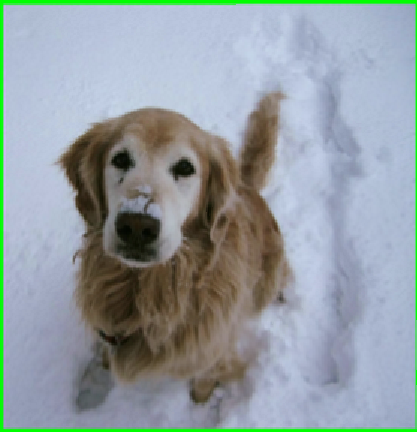
#> input picture ori.png, 417 x 432 px
$ python mobius_transformations.py
#> lines starting #> are read from the running program, lines starting #| are printed output that depends on the picture
import cv2, time
import numpy as np
import math as m
from scipy.interpolate import RectBivariateSpline
from scipy.ndimage import map_coordinates
from numpy import pi as PI

### Apply tranformations
def get_abcd_from_3points(z1, z2, z3, w1, w2, w3):
    a = np.linalg.det(np.array([[z1*w1,w1,1],[z2*w2,w2,1],[z3*w3,w3,1]]))
    b = np.linalg.det(np.array([[z1*w1,z1,w1],[z2*w2,z2,w2],[z3*w3,z3,w3]]))
    c = np.linalg.det(np.array([[z1,w1,1],[z2,w2,1],[z3,w3,1]]))
    d = np.linalg.det(np.array([[z1*w1,z1,1],[z2*w2,z2,1],[z3*w3,z3,1]]))
    return a,b,c,d

def _clockwise_twist(x, y):
    z1, z2, z3 = complex(1, 0.5*y), complex(0.5*x , 0.8*y), complex(0.6*x, 0.5*y)
    w1 = complex(0.5*x, y-1)
    w2 = complex(0.5*x+0.3*m.sin(0.4*PI)*y, 0.5*y+0.3*m.cos(0.4*PI)*y)
    w3 = complex(0.5*x+0.1*m.cos(0.1*PI)*y, 0.5*y-0.1*m.sin(0.1*PI)*x)
    return get_abcd_from_3points(z1, z2, z3, w1, w2, w3)

def _clockwise_half_twist(x, y):
    z1, z2, z3 = complex(1, 0.5*y), complex(0.5*x , 0.8*y), complex(0.6*x, 0.5*y)
    w1 = complex(0.5*x, y-1)
    w2 = complex(0.5*x+0.4*y, 0.5*y)
    w3 = complex(0.5*x, 0.5*y-0.1*x)
    return get_abcd_from_3points(z1, z2, z3, w1, w2, w3)

def _spread(x, y):
    z1, z2, z3 = complex(0.3*x, 0.5*y), complex(0.5*x, 0.7*y), complex(0.7*x, 0.5*y)
    w1, w2, w3 = complex(0.2*x, 0.5*y), complex(0.5*x, 0.8*y), complex(0.8*x, 0.5*y)
    return get_abcd_from_3points(z1, z2, z3, w1, w2, w3)

def _spread_twist(x, y):
    z1, z2, z3 = complex(0.3*x, 0.3*y), complex(0.6*x, 0.8*y), complex(0.7*x, 0.3*y)
    w1, w2, w3 = complex(0.2*x, 0.3*y), complex(0.6*x, 0.9*y), complex(0.8*x, 0.2*y)
    return get_abcd_from_3points(z1, z2, z3, w1, w2, w3)

def _counter_clockwise_twist(x, y):
    z1, z2, z3 = complex(1, 0.5*y), complex(0.5*x , 0.8*y), complex(0.6*x, 0.5*y)
    w1 = complex(0.5*x, y-1)
    w2 = complex(0.5*x+0.4*y, 0.5*y)
    w3 = complex(0.5*x, 0.5*y-0.1*x)
    return get_abcd_from_3points(z1, z2, z3, w1, w2, w3)

def _counter_clockwise_half_twist(x, y):
    z1, z2, z3 = complex(1, 0.5*y), complex(0.5*x , 0.8*y), complex(0.6*x, 0.5*y)
    w1 = complex(0.5*x, y-1)
    w2 = complex(0.5*x+0.3*m.sin(0.4*PI)*y, 0.5*y+0.3*m.cos(0.4*PI)*y)
    w3 = complex(0.5*x+0.1*m.cos(0.1*PI)*x, 0.5*y-0.1*m.sin(0.1*PI)*x)
    return get_abcd_from_3points(z1, z2, z3, w1, w2, w3)

def _inverse(x, y):
    z1, z2, z3 = complex(0.3*x, 0.5*y), complex(0.5*x, 0.9*y), complex(x-1, 0.5*y)
    w1, w2, w3 = complex(x-1, 0.5*y), complex(0.5*x, 0.1*y), complex(1, 0.5*y)
    return get_abcd_from_3points(z1, z2, z3, w1, w2, w3)

def _inverse_spread(x, y):
    z1, z2, z3 = complex(0.1*x, 0.5*y), complex(0.5*x, 0.8*y), complex(0.9*x, 0.5*y)
    w1, w2, w3 = complex(x-1, 0.5*y), complex(0.5*x, 0.1*y), complex(1, 0.5*y)
    return get_abcd_from_3points(z1, z2, z3, w1, w2, w3)

def get_in_location_for_out_location(pts_out, a, b, c, d):
    # pts_out shape 2 x (num pixels)
    A = np.array([[a.real], [a.imag]])
    B = np.array([[b.real], [b.imag]])
    C = np.array([[c.real, -c.imag],[c.imag, c.real]])
    D = np.array([[d.real, -d.imag],[d.imag, d.real]])
    pts_in = np.empty_like(pts_out)
    W = pts_out # shape 2 x
    DW = D@W
    CW = C@W
    B_DW = B - DW
    CW_A = CW - A
    CW_A_2 = (CW_A**2).sum(axis=0)
    O1 = (B_DW*CW_A).sum(axis=0)/CW_A_2
    B_DW_T = -1*B_DW[0,:]
    B_DW[0,:] = B_DW[1,:]
    B_DW[1,:] = B_DW_T
    O2 = (B_DW*CW_A).sum(axis=0)/CW_A_2
    pts_in[0,:] = O1
    pts_in[1,:] = O2
    return pts_in

def get_out_location_for_in_location(pts_in, a, b, c, d):
    # pts_in shape 2 x (num pixels)
    A = np.array([[a.real, -a.imag], [a.imag, a.real]])
    B = np.array([[b.real], [b.imag]])
    C = np.array([[c.real, -c.imag], [c.imag, c.real]])
    D = np.array([[d.real], [d.imag]])
    pts_out = np.empty_like(pts_in)
    Z = pts_in # shape 2 x
    AZ = A@Z
    CZ = C@Z
    AZ_P_B = AZ + B
    CZ_P_D = CZ + D
    CZ_P_D_2 = (CZ_P_D**2).sum(axis=0)
    O1 = (AZ_P_B*CZ_P_D).sum(axis=0)/CZ_P_D_2
    AZ_P_B_T = -1*AZ_P_B[0,:]
    AZ_P_B[0,:] = AZ_P_B[1,:]
    AZ_P_B[1,:] = AZ_P_B_T
    O2 = (AZ_P_B*CZ_P_D).sum(axis=0)/CZ_P_D_2
    pts_out[0,:] = O1
    pts_out[1,:] = O2
    return pts_out

# 双线性插值矩阵运算，减少计算量
def bilinear(pts_in, pts_out, s_im, o_min, o_max):
    in_size = s_im.shape[:-1]
    i_max = pts_in.max(axis=1)
    i_min = pts_in.min(axis=1)
    X, Y = (pts_in[0, :]-i_min[0]).reshape((pts_in.shape[1],1)), (pts_in[1, :]-i_min[1]).reshape((pts_in.shape[1],1))
    p_h = max(2, -i_max[0]+i_min[0]+in_size[0])
    p_w = max(2, -i_max[1]+i_min[1]+in_size[1])
    p = max(p_h, p_w)
    n_im = np.zeros((int(i_max[0]-i_min[0]+p), int(i_max[1]-i_min[1]+p), 3))
    n_im[int(-i_min[0]):int(-i_min[0] + in_size[0]), int(-i_min[1]):int(-i_min[1] + in_size[1])] = s_im
    t_left_X, t_left_Y = np.floor(X).astype(np.int16), np.floor(Y).astype(np.int16)
    P1 = (t_left_X+1-X)*n_im[t_left_X, t_left_Y, :].reshape(pts_in.shape[1],3) + (X-t_left_X)*n_im[t_left_X+1, t_left_Y, :].reshape(pts_in.shape[1],3)
    P2 = (t_left_X+1-X)*n_im[t_left_X, t_left_Y+1, :].reshape(pts_in.shape[1],3) + (X - t_left_X)*n_im[t_left_X+1, t_left_Y+1, :].reshape(pts_in.shape[1],3)
    V = (t_left_Y+1-Y)*P1 + (Y-t_left_Y)*P2
    o_im = V.reshape((o_max[0]-o_min[0], o_max[1]-o_min[1], 3))
    return o_im

# Receives an np.matrix as the respresentation of the mobius transformation
def apply_SL2C_elt_to_image(src_image, transformation_type):
    s_im = np.atleast_3d(src_image)
    in_size = s_im.shape[:-1]
    a, b, c, d = transformation_type(in_size[0], in_size[1])

    pts_in = np.indices(in_size).reshape((2,-1)) #results in a 2 x (num pixels) array of indices
    pts_out = get_out_location_for_in_location(pts_in, a, b, c, d)
    o_max = pts_out.max(axis=1)
    o_min = pts_out.min(axis=1)

    pts_out = np.indices(((o_max-o_min)[0], (o_max-o_min)[1])).reshape((2,-1)) #results in a 2 x (num pixels) array of indices
    pts_out = pts_out + np.array([[o_min[0]], [o_min[1]]])

    pts_in = get_in_location_for_out_location(pts_out, a, b, c, d)

    o_im = bilinear(pts_in, pts_out, s_im, o_min, o_max)
    return o_im

def main():
    FUNCLIST = [_clockwise_twist, _clockwise_half_twist, _spread, _spread_twist, _counter_clockwise_twist, _counter_clockwise_half_twist, _inverse, _inverse_spread]
    source_image = np.array(cv2.imread('ori.png'),dtype=np.float32)
    for ii, transformation_type in enumerate(FUNCLIST):
        out_image = apply_SL2C_elt_to_image(source_image, transformation_type)
        np.clip(out_image,0,255,out_image)
        cv2.imwrite(str(ii)+'.png', out_image)
#> this loop made 8 passes
#> pass 1, in bilinear, `o_im = V.reshape((o_max[0]-o_min[0], o_max[1]-o_min[1], 3))`:
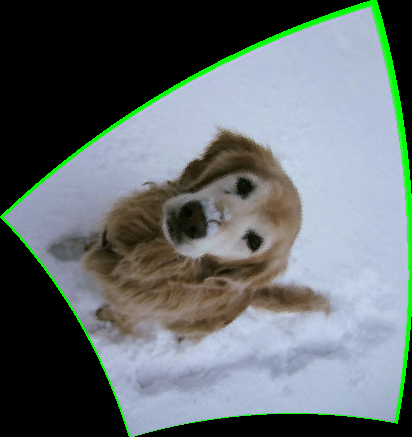
#> o_im: shape (437, 412, 3) float64; mean of channels 0, 1, 2 111.5, 110.6, 100.8; drawn as B, G, R
#> pass 2, in bilinear (call 2), `o_im = V.reshape((o_max[0]-o_min[0], o_max[1]-o_min[1], 3))`:
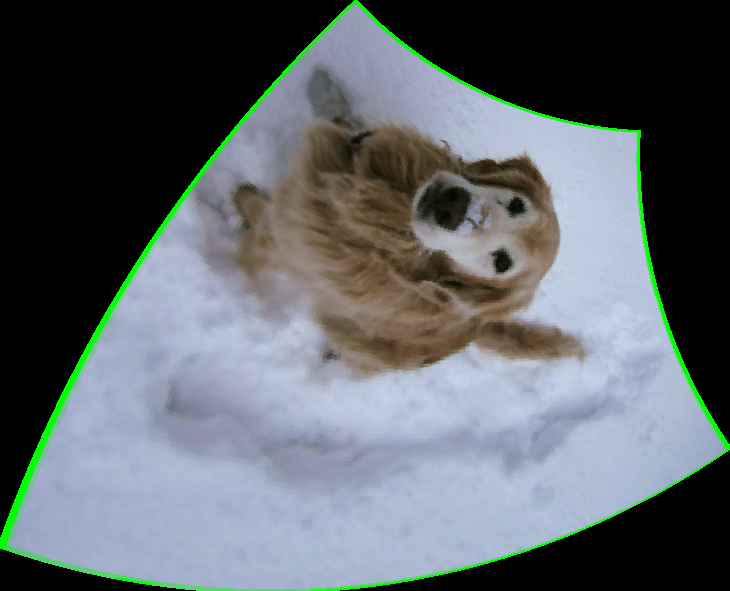
#> o_im: shape (591, 730, 3) float64; mean of channels 0, 1, 2 104.9, 100.9, 93.4; drawn as B, G, R
#> after the loop:
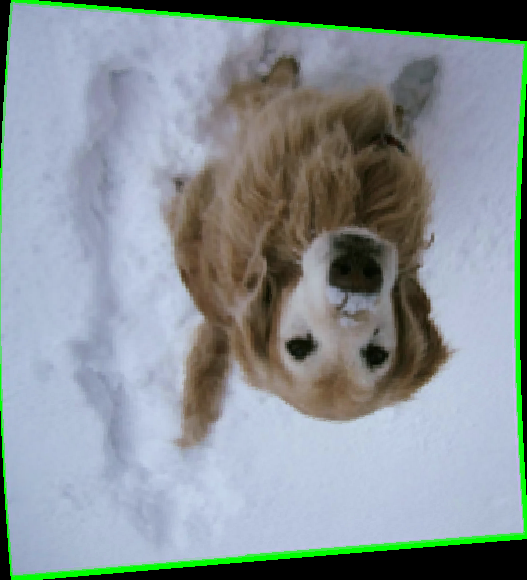
#> out_image: shape (580, 527, 3) float64; mean B, G, R 149.5, 145.9, 135.3

if __name__ == '__main__':
    main()

$ run again, with 0.png copied over ori.png
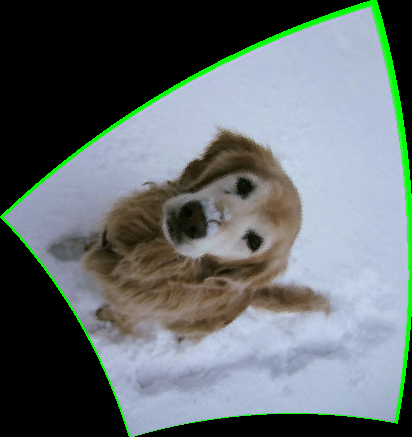
#> input picture 0.png, 412 x 437 px
#> the loop in main, `for ii, transformation_type in enumerate(FUNCLIST):` made 8 passes
#> pass 1, in bilinear, `o_im = V.reshape((o_max[0]-o_min[0], o_max[1]-o_min[1], 3))`:
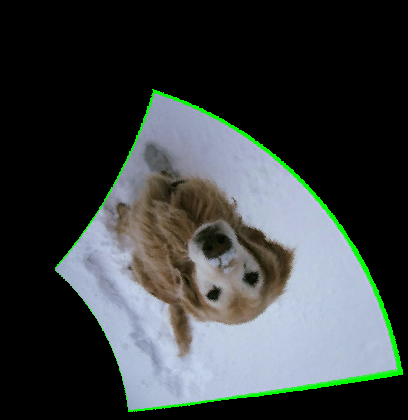
#> o_im: shape (420, 408, 3) float64; mean of channels 0, 1, 2 64.3, 64.3, 58.4; drawn as B, G, R
#> after the loop in main, `for ii, transformation_type in enumerate(FUNCLIST):`:
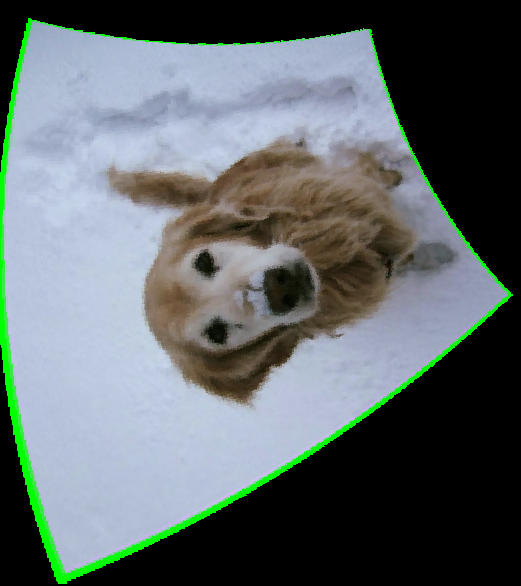
#> out_image: shape (586, 521, 3) float64; mean B, G, R 106.5, 105.4, 96

$ run again, with 1.png copied over ori.png
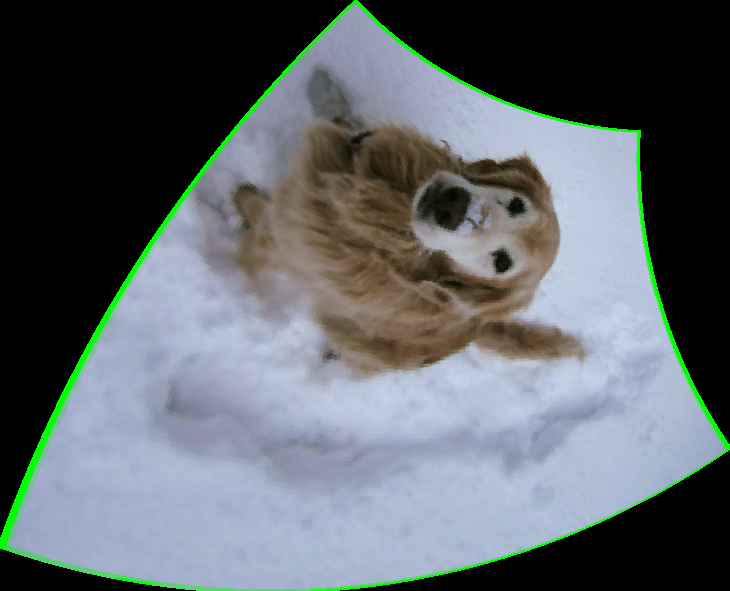
#> input picture 1.png, 730 x 591 px
#> the loop in main, `for ii, transformation_type in enumerate(FUNCLIST):` made 8 passes
#> pass 1, in bilinear, `o_im = V.reshape((o_max[0]-o_min[0], o_max[1]-o_min[1], 3))`:
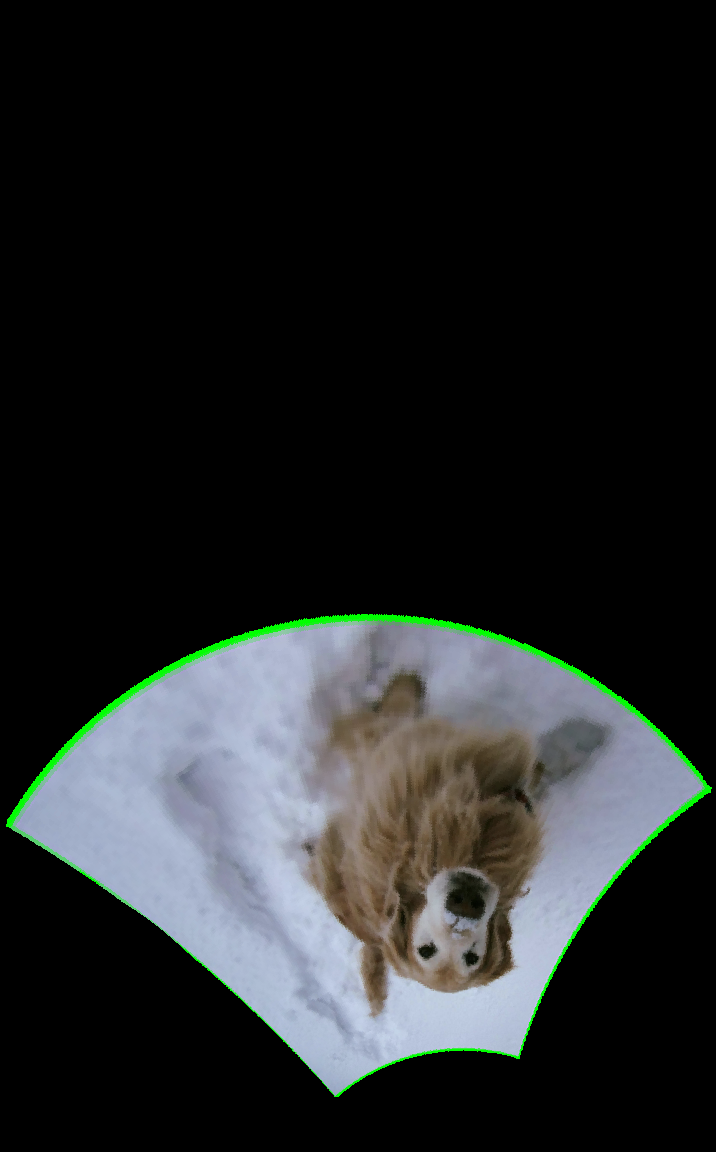
#> o_im: shape (1152, 716, 3) float64; mean of channels 0, 1, 2 37.9, 37.5, 34.5; drawn as B, G, R
#> after the loop in main, `for ii, transformation_type in enumerate(FUNCLIST):`:
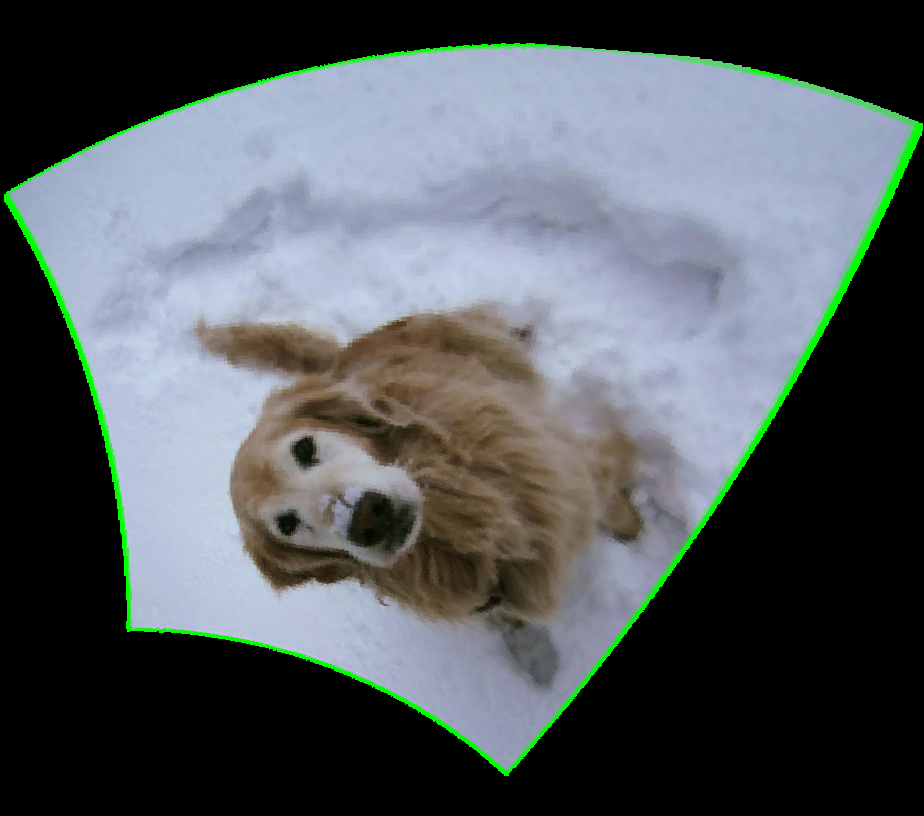
#> out_image: shape (816, 924, 3) float64; mean B, G, R 94.3, 90.8, 84.1
